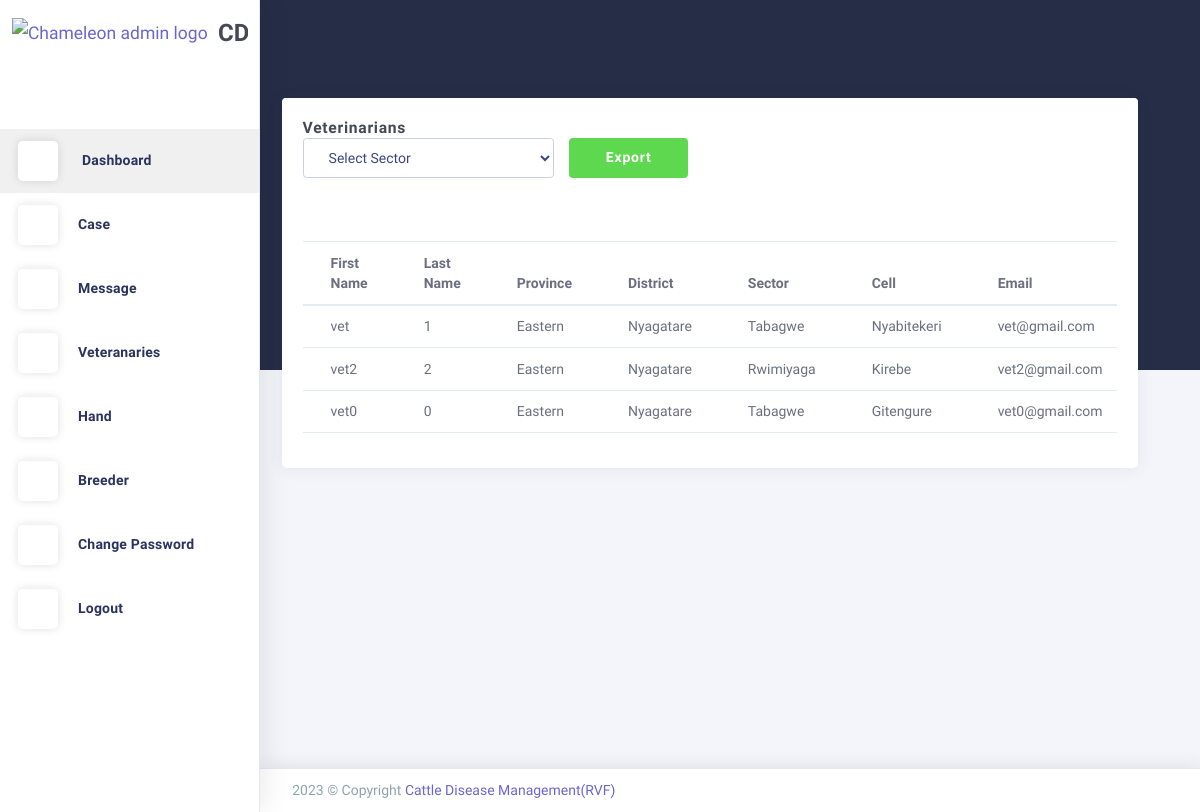
The page /Vet/ on the database its author committed.
### users/models.py (models this page shows, shortened)
class User(AbstractBaseUser, PermissionsMixin):
    FirstName=models.CharField(max_length=255,  null=True, blank=True)
    LastName=models.CharField(max_length=255,  null=True, blank=True)
    District=models.CharField(max_length=255,  null=True, blank=True)
    Sector=models.CharField(max_length=255,  null=True, blank=True)
    Cell=models.CharField(max_length=255,  null=True, blank=True)
    Province=models.CharField(max_length=255,  null=True, blank=True)
    email = models.EmailField(max_length=255, unique=True)
    phone = models.CharField(max_length=255, unique=True, null=True, blank=True)
    typee = models.CharField(max_length=255, null=True, blank=True)
    active = models.BooleanField(default=True)
    staff = models.BooleanField(default=False)
    admin = models.BooleanField(default=False)
    objects = UserManager()
    USERNAME_FIELD = 'email'
    REQUIRED_FIELDS = []

### users/views.py (the view)
# urls.py: path('Vet/',Vet,name='Vet'),
def Vet(request):
    Vete=User.objects.filter(typee='Vet')
    sec=User.objects.values('Sector').distinct()
    print(sec)
    return render(request, 'Vetenary.html',{'Vete':Vete,'sec':sec})

### users/templates/Vetenary.html (shortened to what this page needs)
{% extends 'base.html'%}
{% load static %}
{% block content%}
<div class="app-content content" style="margin-left:-40px;">
    <div class="content-wrapper">
      <div class="content-header row">
        <div class="content-header-left col-md-4 col-12 mb-2">
        </div>
      </div>
      <div class="content-body">
        <div class="row">
           <div class="col-12">
              <div class="card">
                  <div class="card-header">
                      <h4 class="card-title">Veterinarians</h4>
                      <form enctype="multipart/form-data" action="{% url 'exportVet' %}" method='POST'>
                        <div class="row">
                          <fieldset class="form-group col-lg-4">
                            <select class="form-control" id="basicSelect" name="vet">
                              <option value="">Select Sector</option>
                            </select>
                          </fieldset>
                          <div class="form-group">
                            <button type="submit" class="btn btn-success btn-min-width mr-1 col-lg-4" >Export</button>
                          </div>
                        </div>
                      </form>
                      <div class="heading-elements">
                          <ul class="list-inline mb-0">
                              <li><a data-action="collapse"><i class="ft-minus"></i></a></li>
                              <li><a data-action="expand"><i class="ft-maximize"></i></a></li>
                              <li><a data-action="close"><i class="ft-x"></i></a></li>
                          </ul>
                      </div>
                  </div>
          <div class="card-content collapse show">
              <div class="card-body">
                  <div class="table-responsive">
                      <table class="table">
                          <thead>
                              <tr>
                                  <th>First Name</th>
                                  <th>Last Name</th>
                                  <th>Province</th>
                                  <th>District</th>
                                  <th>Sector</th>
                                  <th>Cell</th>
                                  <th>Email</th>
                              </tr>
                          </thead>
                          <tbody>
                            {% for vet in Vete %}
                              <tr>
                                  <td>{{vet.FirstName}}</td>
                                  <td>{{vet.LastName}}</td>
                                  <td>{{vet.Province}}</td>
                                  <td>{{vet.District}}</td>
                                  <td>{{vet.Sector}}</td>
                                  <td>{{vet.Cell}}</td>
                                  <td>{{vet.email}}</td>
                              </tr>
                              {% endfor %}
                          </tbody>
                      </table>
                  </div>
              </div>
          </div>
      </div>
  </div>
</div>
      </div>
    </div>
  </div>
{% endblock content%}

### Cattlecare/static/theme-assets/css/core/menu/menu-types/vertical-menu.css (style rules this page uses)
body.vertical-layout.vertical-menu.menu-expanded .content, body.vertical-layout.vertical-menu.menu-expanded .footer { margin-left: 260px; }

### Cattlecare/static/theme-assets/css/pages/dashboard-ecommerce.css (style rules this page uses)
.content .content-wrapper { padding-top: 0 !important; }

### rows shown on the page
User: FirstName "vet", LastName "1", Province "Eastern", District "Nyagatare", Sector "Tabagwe", Cell "Nyabitekeri", email "vet@gmail.com"
User: FirstName "vet2", LastName "2", Province "Eastern", District "Nyagatare", Sector "Rwimiyaga", Cell "Kirebe", email "vet2@gmail.com"
User: FirstName "vet0", LastName "0", Province "Eastern", District "Nyagatare", Sector "Tabagwe", Cell "Gitengure", email "vet0@gmail.com"
